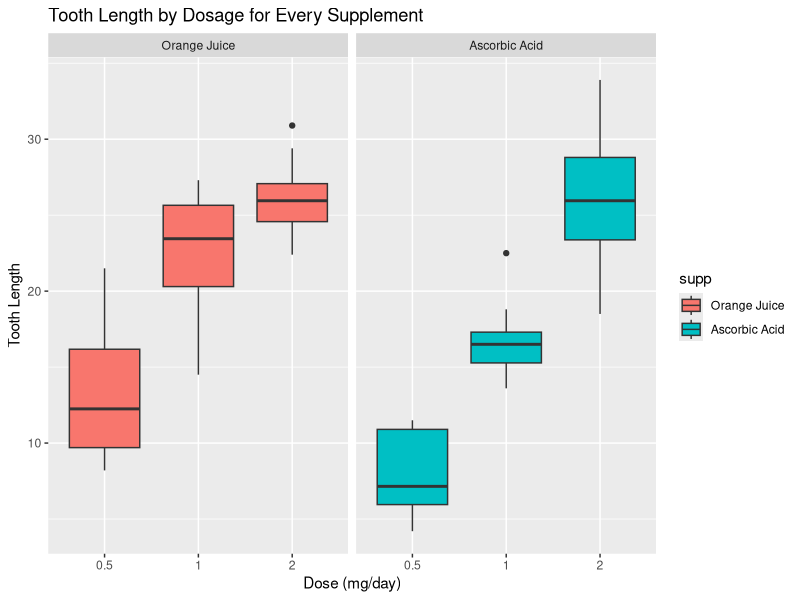

Write R code to recreate this figure.
## ---- chunk 1
library(datasets)
library(ggplot2)
str(ToothGrowth)
summary(ToothGrowth)
## ---- chunk 2
data <- ToothGrowth
levels(data$supp) <- c("Orange Juice", "Ascorbic Acid")
g <- ggplot(data, aes(x = factor(dose), y = len))
g <- g + facet_grid(.~supp)
g <- g + geom_boxplot(aes(fill = supp))
g <- g + labs(title = "Tooth Length by Dosage for Every Supplement")
g <- g + labs(x = "Dose (mg/day)", y = "Tooth Length")
print(g)
## ---- chunk 3
h0.5 <- t.test(len ~ supp, data = subset(data, dose == 0.5))
h0.5$conf.int
h0.5$p.value
## ---- chunk 4
h1 <- t.test(len ~ supp, data = subset(data, dose == 1))
h1$conf.int
h1$p.value
## ---- chunk 5
h2 <- t.test(len ~ supp, data = subset(data, dose == 2))
h2$conf.int
h2$p.value
